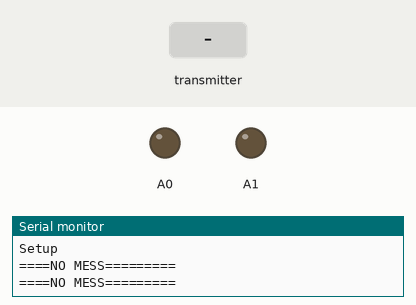
The program below on a simulated Arduino Uno, built with avr-gcc and run on an emulated ATmega328P. Shown: output pins drawn as LEDs (lit = HIGH), the last lines printed to the serial monitor. The test bench sets the inputs (shaded band). No radio packets arrive unless stated.

Above: at 1.8 s.
1.9 s: the transmitter starts sending orders.1 = 256
At 2.3 s:
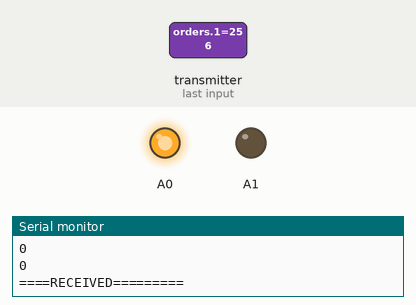
3.5 s: the transmitter starts sending orders.3 = 512
At 5.2 s:
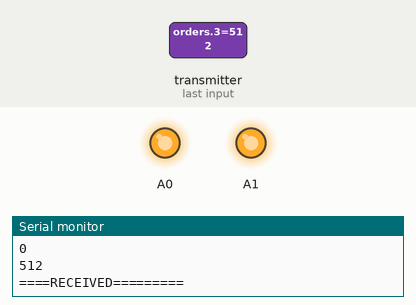
5.5 s: the transmitter starts sending orders.1 = 0
At 6.8 s:
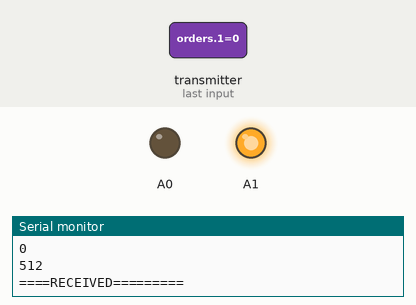
9.0 s: the transmitter starts sending orders.3 = 0
At 9.3 s:
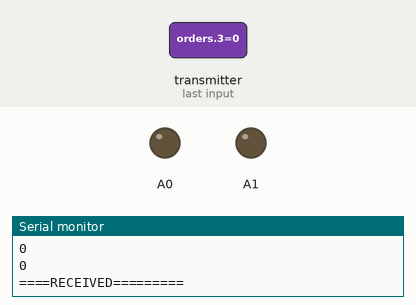
10.5 s: the transmitter starts sending orders.3 = 256
At 12.1 s:
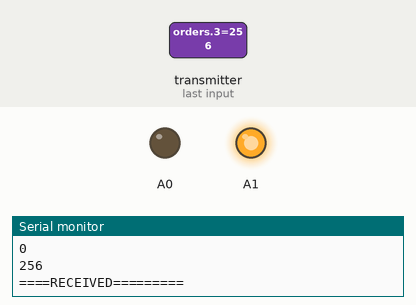
Timing chart, 0 to 13.5 s (numbered marks = the images above; inputs shaded):
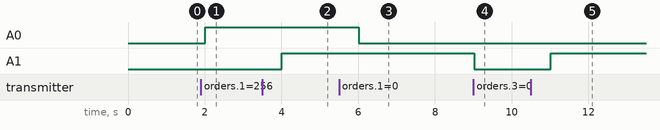

The program:

main.cpp
```cpp
#include <Arduino.h>
#include <RH_ASK.h>
#include <SPI.h> // Not actualy used but needed to compile

RH_ASK driver;

// direction
const int NO_ORDER = 0;
const int FORWARD = 1;
const int BACKWARD = 2;
const int TURN_RIGHT = 4;
const int TURN_LEFT = 8;

void setup()
{
  Serial.begin(9600); // Debugging only
  Serial.println("Setup");
  if (!driver.init())
    Serial.println("init failed");
}

void loop() {
  //uint8_t buf[RH_ASK_MAX_MESSAGE_LEN];
  int orders[4];
  uint8_t buflen = sizeof(orders);

  //if (driver.recv(buf, &buflen)) // Non-blocking
  if (driver.recv((uint8_t*)orders, &buflen)) //if data is not an array, use &receivedData
  {

    for (byte i = 0; i < 4; i++)
    {
      Serial.println(orders[i]);
    }

    int propulsion;
    int vitesse;
    int direction;
    int braquage;

    propulsion=orders[0];
    vitesse=orders[1];
    direction=orders[2];
    braquage=orders[3];

    if (propulsion == FORWARD) {
      // Serial.println("avant");
      digitalWrite(6, HIGH);
      digitalWrite(7, LOW);
      analogWrite(A0, vitesse);
    }
    else if (propulsion == BACKWARD) {
      digitalWrite(6, LOW);
      digitalWrite(7, HIGH);
      analogWrite(A0, vitesse);
    }
    else if (propulsion == NO_ORDER) {
      digitalWrite(6, LOW);
      digitalWrite(7, LOW);
      analogWrite(A0, vitesse);
    }
    if (direction == TURN_RIGHT) {
      digitalWrite(8, LOW);
      digitalWrite(9, HIGH);
      analogWrite(A1, braquage);
    }
    if (direction == TURN_LEFT) {
      digitalWrite(8, HIGH);
      digitalWrite(9, LOW);
      analogWrite(A1, braquage);
    }
    if (direction == NO_ORDER) {
      digitalWrite(8, LOW);
      digitalWrite(9, LOW);
      analogWrite(A1, braquage);
    }
  Serial.println("====RECEIVED=========");
  }
  else {
    Serial.println("====NO MESS=========");
}
  delay(1000);
}
```

Measured:
- after the input at 1.9 s, A0: LOW → HIGH after 0.11 s
- after the input at 3.5 s, A1: LOW → HIGH after 0.51 s
- after the input at 5.5 s, A0: HIGH → LOW after 0.51 s
- after the input at 9.0 s, A1: HIGH → LOW at once
- after the input at 10.5 s, A1: LOW → HIGH after 0.52 s
